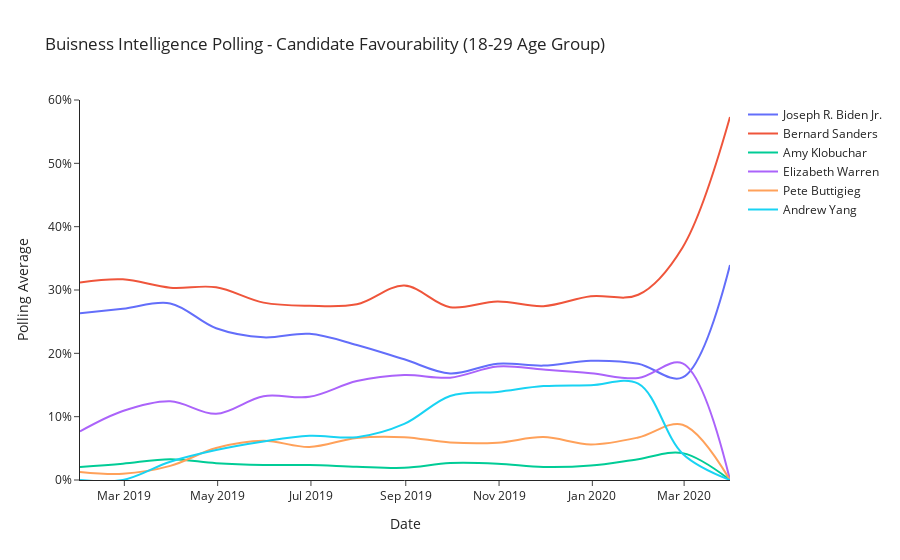

Write notebook code for a chart like this one.
### Code cell
fig = go.Figure()
for cand,col in zip(pretty_names,concat_col_names):
    fig.add_trace(go.Scatter(x=polling_agg["date"],
                             y=polling_agg[col], 
                             mode='lines',
                             line_shape="spline",
                             name=cand,
                             line=dict(color=poll_mapping[cand])
                            ))

    # Add figure title
fig.update_layout(
    title_text="Buisness Intelligence Polling - Candidate Favourability (18-29 Age Group)",
    template="simple_white",
    yaxis=dict(tickformat=',.0%',range=[0,0.6])

)

fig.update_xaxes(title_text="Date")
fig.update_yaxes(title_text="Polling Average")

fig.write_html("visualizations/BI_polling_average-YOUNG.html")
fig.show()

### Figure 1 — Plotly figure (JSON) as saved in the notebook; plotly's stock layout.template omitted (floating-point values rounded to 4 significant figures)
{"data": [{"line": {"color": "#636EFA", "shape": "spline"}, "mode": "lines", "name": "Joseph R. Biden Jr.", "type": "scatter", "x": ["2019-01-31T00:00:00", "2019-02-28T00:00:00", "2019-03-31T00:00:00", "2019-04-30T00:00:00", "2019-05-31T00:00:00", "2019-06-30T00:00:00", "2019-07-31T00:00:00", "2019-08-31T00:00:00", "2019-09-30T00:00:00", "2019-10-31T00:00:00", "2019-11-30T00:00:00", "2019-12-31T00:00:00", "2020-01-31T00:00:00", "2020-02-29T00:00:00", "2020-03-31T00:00:00"], "y": [0.2634, 0.2703, 0.2788, 0.2396, 0.2253, 0.2309, 0.2133, 0.1906, 0.1683, 0.1837, 0.1806, 0.1883, 0.1836, 0.162, 0.3396]}, {"line": {"color": "#EF553B", "shape": "spline"}, "mode": "lines", "name": "Bernard Sanders", "type": "scatter", "x": ["2019-01-31T00:00:00", "2019-02-28T00:00:00", "2019-03-31T00:00:00", "2019-04-30T00:00:00", "2019-05-31T00:00:00", "2019-06-30T00:00:00", "2019-07-31T00:00:00", "2019-08-31T00:00:00", "2019-09-30T00:00:00", "2019-10-31T00:00:00", "2019-11-30T00:00:00", "2019-12-31T00:00:00", "2020-01-31T00:00:00", "2020-02-29T00:00:00", "2020-03-31T00:00:00"], "y": [0.312, 0.3168, 0.3037, 0.3043, 0.2801, 0.2751, 0.2774, 0.307, 0.2728, 0.2819, 0.2744, 0.2901, 0.2925, 0.3673, 0.5732]}, {"line": {"color": "#00CC96", "shape": "spline"}, "mode": "lines", "name": "Amy Klobuchar", "type": "scatter", "x": ["2019-01-31T00:00:00", "2019-02-28T00:00:00", "2019-03-31T00:00:00", "2019-04-30T00:00:00", "2019-05-31T00:00:00", "2019-06-30T00:00:00", "2019-07-31T00:00:00", "2019-08-31T00:00:00", "2019-09-30T00:00:00", "2019-10-31T00:00:00", "2019-11-30T00:00:00", "2019-12-31T00:00:00", "2020-01-31T00:00:00", "2020-02-29T00:00:00", "2020-03-31T00:00:00"], "y": [0.02046, 0.02574, 0.03272, 0.02653, 0.02384, 0.02375, 0.02098, 0.01932, 0.02669, 0.0257, 0.0205, 0.02278, 0.03288, 0.04241, 0]}, {"line": {"color": "#AB63FA", "shape": "spline"}, "mode": "lines", "name": "Elizabeth Warren", "type": "scatter", "x": ["2019-01-31T00:00:00", "2019-02-28T00:00:00", "2019-03-31T00:00:00", "2019-04-30T00:00:00", "2019-05-31T00:00:00", "2019-06-30T00:00:00", "2019-07-31T00:00:00", "2019-08-31T00:00:00", "2019-09-30T00:00:00", "2019-10-31T00:00:00", "2019-11-30T00:00:00", "2019-12-31T00:00:00", "2020-01-31T00:00:00", "2020-02-29T00:00:00", "2020-03-31T00:00:00"], "y": [0.07673, 0.1089, 0.1243, 0.1045, 0.1323, 0.1313, 0.1562, 0.1659, 0.1616, 0.1791, 0.1743, 0.1686, 0.161, 0.1841, 0]}, {"line": {"color": "#FFA15A", "shape": "spline"}, "mode": "lines", "name": "Pete Buttigieg", "type": "scatter", "x": ["2019-01-31T00:00:00", "2019-02-28T00:00:00", "2019-03-31T00:00:00", "2019-04-30T00:00:00", "2019-05-31T00:00:00", "2019-06-30T00:00:00", "2019-07-31T00:00:00", "2019-08-31T00:00:00", "2019-09-30T00:00:00", "2019-10-31T00:00:00", "2019-11-30T00:00:00", "2019-12-31T00:00:00", "2020-01-31T00:00:00", "2020-02-29T00:00:00", "2020-03-31T00:00:00"], "y": [0.01279, 0.009901, 0.02225, 0.05058, 0.06198, 0.05211, 0.06643, 0.06763, 0.0593, 0.05896, 0.06782, 0.05619, 0.06712, 0.08736, 0]}, {"line": {"color": "#19D3F3", "shape": "spline"}, "mode": "lines", "name": "Andrew Yang", "type": "scatter", "x": ["2019-01-31T00:00:00", "2019-02-28T00:00:00", "2019-03-31T00:00:00", "2019-04-30T00:00:00", "2019-05-31T00:00:00", "2019-06-30T00:00:00", "2019-07-31T00:00:00", "2019-08-31T00:00:00", "2019-09-30T00:00:00", "2019-10-31T00:00:00", "2019-11-30T00:00:00", "2019-12-31T00:00:00", "2020-01-31T00:00:00", "2020-02-29T00:00:00", "2020-03-31T00:00:00"], "y": [0, 0, 0.0288, 0.04726, 0.06079, 0.06992, 0.0676, 0.08857, 0.1327, 0.1391, 0.1483, 0.1496, 0.1521, 0.04156, 0]}], "layout": {"title": {"text": "Buisness Intelligence Polling - Candidate Favourability (18-29 Age Group)"}, "xaxis": {"title": {"text": "Date"}}, "yaxis": {"range": [0, 0.6], "tickformat": ",.0%", "title": {"text": "Polling Average"}}}}
